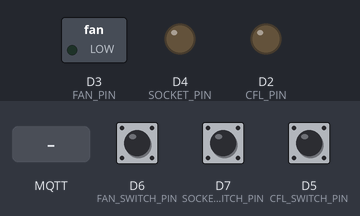
Recording of a sketch running on a simulated ESP8266 (NodeMCU). On the bench: switched loads named in the sketch (green lamp = pin HIGH), output pins drawn as LEDs (lit = HIGH). Dashed ring = blinking. The test bench sets the inputs (shaded band); at power-on: D6 (FAN_SWITCH_PIN) LOW, D7 (SOCKET_SWITCH_PIN) LOW, D5 (CFL_SWITCH_PIN) LOW. WiFi joins after 1.5 s; servers stay silent unless stated; no MQTT or app messages arrive unless stated; what the sketch prints to the serial monitor is not drawn.

Above: at 3.3 s.
3.4 s: D6 (FAN_SWITCH_PIN) pulled HIGH for 3.2 s
At 6.4 s:
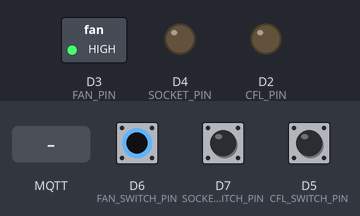
8.1 s: D7 (SOCKET_SWITCH_PIN) pulled HIGH for 3.2 s
At 8.9 s:
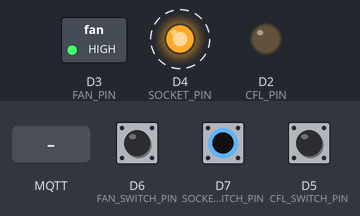
12.8 s: D5 (CFL_SWITCH_PIN) pulled HIGH for 0.6 s
At 13.4 s:
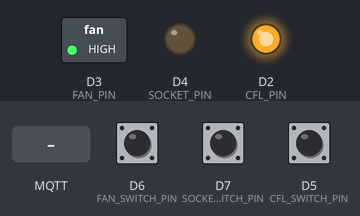
14.9 s: D6 (FAN_SWITCH_PIN) pulled HIGH for 0.6 s
At 16.3 s:
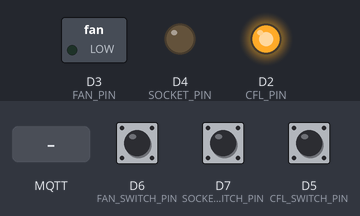
17.0 s: D7 (SOCKET_SWITCH_PIN) pulled HIGH for 0.6 s
At 17.9 s:
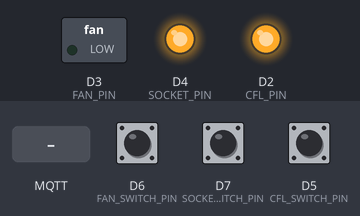
19.1 s: MQTT message "1" arrives on the first subscribed topic
At 19.6 s:
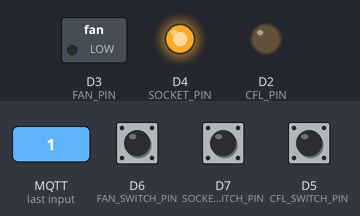
Timing chart, 0 to 21.6 s (numbered marks = the images above; inputs shaded):
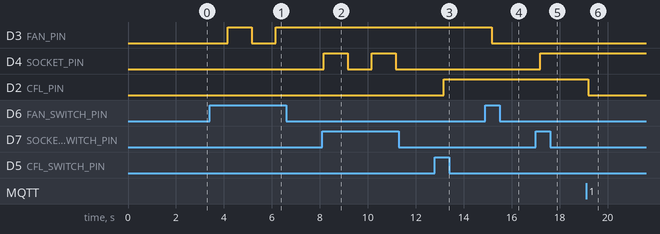

The sketch:

MasterBedroom_-_Wifi_n_Pi_must_be_up.ino
```cpp
#include <PubSubClient.h>
#include <ESP8266WiFi.h>

//setup
#define CFL_SWITCH_PIN D5
#define FAN_SWITCH_PIN D6
#define SOCKET_SWITCH_PIN D7
#define CFL_PIN D2
#define FAN_PIN D3
#define SOCKET_PIN D4
#define MQTT_SERVER "192.168.0.119"
const char* ssid = "presha";
const char* password = "change_it";
const char* swicthOn = "ON";
const char* switchOff = "OFF";
const char* stateTopicCFL = "bedroom/cflSwitch";
const char* commandTopicCFL = "bedroom/cflSwitch/set";
const char* stateTopicFan = "bedroom/fanSwitch";
const char* commandTopicFan = "bedroom/fanSwitch/set";
const char* stateTopicSocket = "bedroom/socketSwitch";
const char* commandTopicSocket = "bedroom/socketSwitch/set";

WiFiClient wifiClient;
PubSubClient client(wifiClient);

void callback(char* topic, byte* payload, unsigned int length) {
  String strTopic = topic;
  Serial.print("Message arrived - " + strTopic);
  String message = "";
  for (int i = 0; i < length; i++) {
    Serial.print((char)payload[i]);
    message = message + (char)payload[i];
  }
  Serial.print("\n");
  Serial.print("_"+ message +"_");

  uint8_t pinName = 0;
  if (strTopic == commandTopicCFL) {
    pinName = CFL_PIN;
  } else if (strTopic == commandTopicFan) {
    pinName = FAN_PIN;
  } else if (strTopic == commandTopicSocket) {
    pinName = SOCKET_PIN;
  }

  if (pinName != 0) {
    digitalWrite(pinName, message == swicthOn ? HIGH : LOW);
  }
}

void reconnect() {
  Serial.println("reconnect()");
  //loop while we wait for connection
  while (WiFi.status() != WL_CONNECTED) {
    delay(500);
    Serial.print("Try again");
  }

  //make sure we are connected to WIFI before attemping to reconnect to MQTT
  if(WiFi.status() == WL_CONNECTED && !client.connected()){
    // Generate client name based on MAC address and last 8 bits of microsecond counter
    String clientName;
    clientName += "MasterBedroom-";
    uint8_t mac[6];
    WiFi.macAddress(mac);
    clientName += macToStr(mac);

    // Loop until we're reconnected to the MQTT server
    while (!client.connected()) {
      delay(500);
      //if connected, subscribe to the topic(s) we want to be notified about
      if (client.connect((char*) clientName.c_str())) {
        //subscribe to topics here
        Serial.println("client connected");
        client.subscribe(commandTopicCFL);
        client.subscribe(commandTopicFan);
        client.subscribe(commandTopicSocket);
      }
    }
  }
}

//generate unique name from MAC addr
String macToStr(const uint8_t* mac){
  String result;
  for (int i = 0; i < 6; ++i) {
    result += String(mac[i], 16);
    if (i < 5){
      result += ':';
    }
  }
  return result;
}

void publishSwitchState(){
  client.publish(stateTopicCFL, digitalRead(CFL_PIN) == HIGH ? swicthOn : switchOff);
  client.publish(stateTopicFan, digitalRead(FAN_PIN) == HIGH ? swicthOn : switchOff);
  client.publish(stateTopicSocket, digitalRead(SOCKET_PIN) == HIGH ? swicthOn : switchOff);
}

void setup() {
  // put your setup code here, to run once:
  Serial.begin(115200);
  delay(100);
  Serial.println("MQTT Bedroom");

  pinMode(CFL_SWITCH_PIN, INPUT);
  pinMode(FAN_SWITCH_PIN, INPUT);
  pinMode(SOCKET_SWITCH_PIN, INPUT);

  pinMode(CFL_PIN, OUTPUT);
  pinMode(FAN_PIN, OUTPUT);
  pinMode(SOCKET_PIN, OUTPUT);

  client.setServer(MQTT_SERVER, 1883);
  client.setCallback(callback);

  //start wifi subsystem
  WiFi.begin(ssid, password);
  WiFi.enableAP(false);

  //attempt to connect to the WIFI network and then connect to the MQTT server
  reconnect();
}

void loop() {
  if (digitalRead(CFL_SWITCH_PIN) == HIGH) {
    digitalWrite(CFL_PIN, digitalRead(CFL_PIN) == LOW ? HIGH : LOW);
  }
  if (digitalRead(FAN_SWITCH_PIN) == HIGH) {
    digitalWrite(FAN_PIN, digitalRead(FAN_PIN) == LOW ? HIGH : LOW);
  }
  if (digitalRead(SOCKET_SWITCH_PIN) == HIGH) {
    digitalWrite(SOCKET_PIN, digitalRead(SOCKET_PIN) == LOW ? HIGH : LOW);
  }

  publishSwitchState();

  if (!client.connected() || WiFi.status() != WL_CONNECTED) {
    reconnect();
  }

  client.loop();
  delay(1000);
}
```

Measured:
- after the input at 3.4 s, D3 (FAN_PIN): LOW → HIGH after 0.76 s, → LOW 1.0 s later, → HIGH 1.0 s later
- after the input at 8.1 s, D4 (SOCKET_PIN): alternates HIGH for 1.0 s and LOW for 1.0 s, starting after 0.07 s
- after the input at 12.8 s, D2 (CFL_PIN): LOW → HIGH after 0.37 s
- after the input at 14.9 s, D3 (FAN_PIN): HIGH → LOW after 0.28 s
- after the input at 17.0 s, D4 (SOCKET_PIN): LOW → HIGH after 0.18 s
- after the input at 19.1 s, D2 (CFL_PIN): HIGH → LOW after 0.09 s
